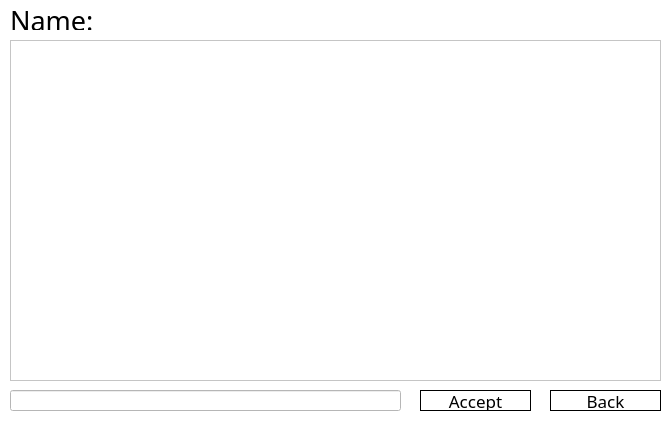
<?xml version="1.0" encoding="UTF-8"?>
<ui version="4.0">
 <class>Form</class>
 <widget class="QWidget" name="Form">
  <property name="geometry">
   <rect>
    <x>0</x>
    <y>0</y>
    <width>671</width>
    <height>422</height>
   </rect>
  </property>
  <property name="minimumSize">
   <size>
    <width>671</width>
    <height>422</height>
   </size>
  </property>
  <property name="maximumSize">
   <size>
    <width>671</width>
    <height>422</height>
   </size>
  </property>
  <property name="windowTitle">
   <string>Form</string>
  </property>
  <property name="styleSheet">
   <string notr="true">background-color: rgb(255, 255, 255);</string>
  </property>
  <widget class="QLabel" name="lable_productname">
   <property name="geometry">
    <rect>
     <x>10</x>
     <y>10</y>
     <width>181</width>
     <height>20</height>
    </rect>
   </property>
   <property name="font">
    <font>
     <family>Baskerville Old Face</family>
     <pointsize>20</pointsize>
    </font>
   </property>
   <property name="text">
    <string>Name:</string>
   </property>
  </widget>
  <widget class="QScrollArea" name="scrollArea">
   <property name="geometry">
    <rect>
     <x>10</x>
     <y>40</y>
     <width>651</width>
     <height>341</height>
    </rect>
   </property>
   <property name="widgetResizable">
    <bool>true</bool>
   </property>
   <widget class="QWidget" name="scrollAreaWidgetContents">
    <property name="geometry">
     <rect>
      <x>0</x>
      <y>0</y>
      <width>649</width>
      <height>339</height>
     </rect>
    </property>
    <layout class="QVBoxLayout" name="verticalLayout_2">
     <item>
      <layout class="QVBoxLayout" name="verticalLayout"/>
     </item>
    </layout>
   </widget>
  </widget>
  <widget class="QPushButton" name="pushbutton_back">
   <property name="geometry">
    <rect>
     <x>550</x>
     <y>390</y>
     <width>111</width>
     <height>21</height>
    </rect>
   </property>
   <property name="font">
    <font>
     <family>Baskerville Old Face</family>
     <pointsize>13</pointsize>
     <weight>50</weight>
     <bold>false</bold>
    </font>
   </property>
   <property name="styleSheet">
    <string notr="true">background-color: rgb(255, 255, 255);
border-color: rgb(0, 0, 0);
border-width : 0.5px;
border-style:inset;</string>
   </property>
   <property name="text">
    <string>Back</string>
   </property>
  </widget>
  <widget class="QLineEdit" name="lineEdit">
   <property name="geometry">
    <rect>
     <x>10</x>
     <y>390</y>
     <width>391</width>
     <height>21</height>
    </rect>
   </property>
  </widget>
  <widget class="QPushButton" name="pushbutton_accept">
   <property name="geometry">
    <rect>
     <x>420</x>
     <y>390</y>
     <width>111</width>
     <height>21</height>
    </rect>
   </property>
   <property name="font">
    <font>
     <family>Baskerville Old Face</family>
     <pointsize>13</pointsize>
     <weight>50</weight>
     <bold>false</bold>
    </font>
   </property>
   <property name="styleSheet">
    <string notr="true">background-color: rgb(255, 255, 255);
border-color: rgb(0, 0, 0);
border-width : 0.5px;
border-style:inset;</string>
   </property>
   <property name="text">
    <string>Accept</string>
   </property>
  </widget>
 </widget>
 <resources/>
 <connections/>
</ui>
